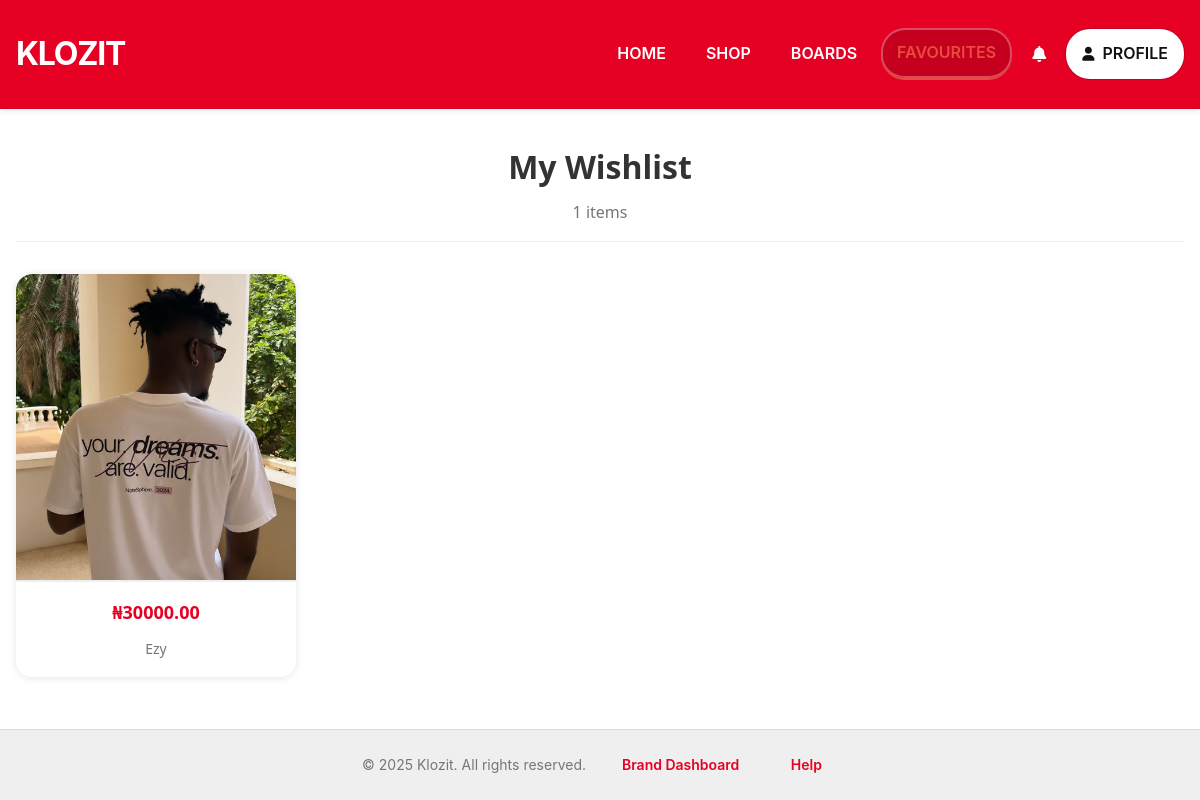
Page /wishlist/ (signed in) on the earlier database version.
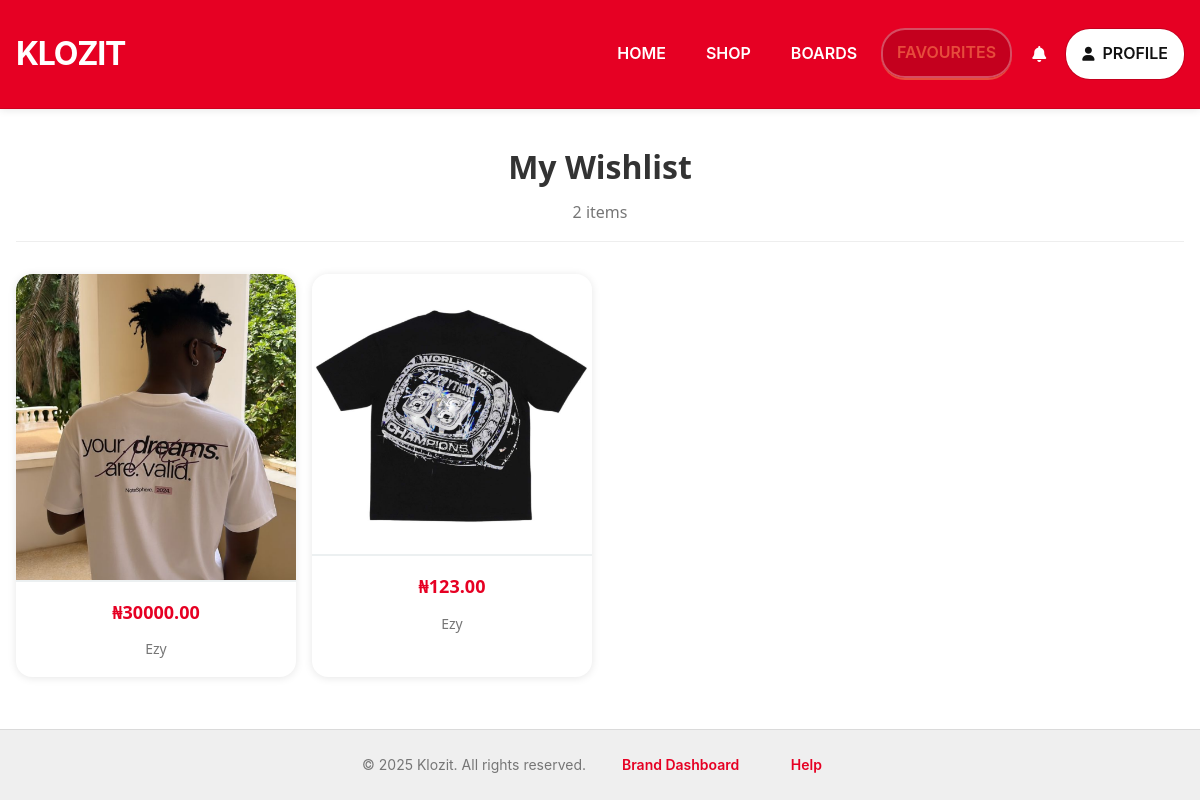
Same page on the later database version.
### products/models.py (models this page shows)
class Product(models.Model):
    COLOR_CHOICES = [
        ('red', 'Red'),
        ('blue', 'Blue'),
        ('green', 'Green'),
        ('yellow', 'Yellow'),
        ('black', 'Black'),
        ('white', 'White'),
        ('purple', 'Purple'),
        ('pink', 'Pink'),
        ('orange', 'Orange'),
        ('brown', 'Brown'),
        ('gray', 'Gray'),
        ('navy', 'Navy'),
        ('beige', 'Beige'),
        ('gold', 'Gold'),
        ('silver', 'Silver'),
    ]
    title = models.CharField(max_length=200)
    description = models.TextField()
    price = models.DecimalField(max_digits=10, decimal_places=2)
    image = models.ImageField(upload_to='products/')
    category = models.ForeignKey(Category, on_delete=models.SET_NULL, null=True)
    brand = models.ForeignKey(Brand, on_delete=models.SET_NULL, null=True)
    color = models.CharField(max_length=50, choices=COLOR_CHOICES, null=True, blank=True)
    created_at = models.DateTimeField(auto_now_add=True)
    wishlist_users = models.ManyToManyField(User, related_name='wishlist')
    is_trending = models.BooleanField(default=False)

class Brand(models.Model):
    name = models.CharField(max_length=100)
    website = models.URLField()
    is_approved = models.BooleanField(default=False)
    def __str__(self):
        return self.name

### accounts/views.py (the view)
# urls.py: path('wishlist/', views.favourite_products_view, name='favourites'),
@login_required
def favourite_products_view(request):
    favourite_products = request.user.customer.wishlist.all()
    context = {
        "favourite_products": favourite_products,
    }
    return render(request, "accounts/favourite_products.html", context)

### templates/accounts/favourite_products.html (shortened to what this page needs)
{% extends 'base.html' %} {% load static %} {% block content %}
<div class="products-container">
  <header class="wishlist-header">
    <h1>My Wishlist</h1>
    <p class="wishlist-count">{{ favourite_products.count }} items</p>
  </header>
  {% if favourite_products %}
  <div class="products-grid">
    {% for product in favourite_products %}
    <div class="product-pin" data-product-id="{{ product.id }}">
      {% if product.image %}
      <img
        src="{{ product.image.url }}"
        alt="{{ product.name }}"
        class="product-image"
        loading="lazy"
      />
      {% endif %}
      <div class="product-info">
        <div class="product-price">₦{{ product.price }}</div>
        <div class="product-brand">{{ product.brand|default:"Klozit" }}</div>
      </div>
    </div>
    {% endfor %}
  </div>
  {% endif %}
</div>
{% endblock %}

### templates/base.html (shortened to what this page needs)
{% load static %}
<!DOCTYPE html>
<html lang="en">
  <head>
    <link rel="stylesheet" href="{% static 'css/styles.css' %}" />
    <link
      rel="stylesheet"
      href="https://cdnjs.cloudflare.com/ajax/libs/font-awesome/6.0.0/css/all.min.css"
    />
  </head>
  <body>
    <nav class="main-nav">
      <div class="nav-container">
        <h1 class="logo">KLOZIT</h1>
        <div class="nav-links">
          <a
            href="{% url 'home' %}"
            class="nav-link {% if request.resolver_match.url_name == 'home' %}active{% endif %}"
            >HOME</a
          >
          <a
            href="{% url 'product_list' %}"
            class="nav-link {% if request.resolver_match.url_name == 'product_list' %}active{% endif %}"
            >SHOP</a
          >
          <a
            href="{% url 'boards' %}"
            class="nav-link {% if request.resolver_match.url_name == 'boards' %}active{% endif %}"
            >BOARDS</a
          >
          <a
            href="{% url 'favourites' %}"
            class="nav-link {% if request.resolver_match.url_name == 'favourites' %}active{% endif %}"
            >FAVOURITES</a
          >
          {% if user.is_authenticated %}
          <a
            href="{% url 'notifications' %}"
            class="nav-link notification-bell"
            id="notificationBell"
          >
            <i class="fas fa-bell"></i>
          </a>
          {% endif %}
          <a
            href="{% if user.is_authenticated %}{% url 'profile' %}{% else %}{% url 'login' %}?next={{ request.path }}{% endif %}"
            class="nav-link profile-link"
          >
            <i class="fas fa-user"></i>
            {% if user.is_authenticated %}PROFILE{% else %}SIGN IN{% endif %}
          </a>
        </div>
      </div>
    </nav>
    <main>
      {% block content %}{% endblock %}
    </main>
    <footer class="main-footer">
      <p>
        &copy; 2025 Klozit. All rights reserved.
        <a
          href="{% if user.is_authenticated %}{% url 'brand_dashboard' %}{% else %}{% url 'brand_rep_login' %}?next={{ request.path }}{% endif %}"
          class="footer-login-link"
        >
          {% if user.is_authenticated %}Brand Dashboard{% else %}Sign In as
          brand{% endif %}
        </a>
        <a href="{% url 'help' %}" class="footer-login-link">Help</a>
      </p>
    </footer>
  </body>
</html>

### static/css/styles.css (style rules this page uses)
:root { --primary-color: #2d3436; --accent-color: #e74c3c; --light-gray: #ecf0f1; --dark-gray: #636e72; }
* { margin: 0; padding: 0; box-sizing: border-box; }
body { font-family: 'Segoe UI', sans-serif; background-color: white; color: var(--primary-color); line-height: 1.6; }
.main-nav { background-color: white; box-shadow: 0 2px 10px rgba(0, 0, 0, 0.1); padding: 1rem 0; position: sticky; top: 0; z-index: 100; }
.nav-container { max-width: 1200px; margin: 0 auto; display: flex; justify-content: space-between; align-items: center; padding: 0 2rem; }
.logo { font-size: 1.8rem; font-weight: 700; letter-spacing: 2px; color: var(--primary-color); }
.nav-links { display: flex; gap: 2rem; }
.nav-link { text-decoration: none; color: var(--dark-gray); font-weight: 500; transition: color 0.3s ease; }
.nav-link.active { color: var(--accent-color); border-bottom: 2px solid var(--accent-color); }
.profile-link { margin-left: auto; display: flex; align-items: center; gap: 0.5rem; padding: 0.5rem 1rem; border-radius: 5px; background-color: var(--light-gray); }
.profile-link i { font-size: 1.2rem; }
.product-image { width: 100%; height: 300px; object-fit: cover; border-bottom: 2px solid var(--light-gray); }
.product-info { padding: 1.5rem; text-align: center; }
.product-price { color: var(--accent-color); font-weight: 700; font-size: 1.2rem; }
.main-footer { background-color: var(--primary-color); color: white; text-align: center; padding: 2rem; margin-top: 4rem; }
.products-container { max-width: 1200px; margin: 0 auto; padding: 2rem; }
.products-grid { display: grid; grid-template-columns: repeat(auto-fill, minmax(250px, 1fr)); gap: 1.5rem; }
.product-info { padding: 1rem; }
.wishlist-header { margin-bottom: 2rem; border-bottom: 1px solid #eee; padding-bottom: 1rem; }
.wishlist-header h1 { margin: 0; font-size: 2rem; color: #2c3e50; }
.wishlist-count { color: #7f8c8d; margin: 0.5rem 0 0; }
.product-image { width: 100%; height: 200px; object-fit: cover; }
.wishlist-header { text-align: center; margin-bottom: 30px; }
.wishlist-count { color: #666; font-size: 1.1rem; }
.products-grid { display: grid; grid-template-columns: repeat(auto-fill, minmax(250px, 1fr)); gap: 20px; }
.product-info { padding: 15px; }
.footer-login-link { margin-left: 10px; color: inherit; text-decoration: none; font-weight: bold; }

### templates/accounts/favourite_products.html (style rules this page uses)
.products-container { max-width: 1236px; margin: 0 auto; padding: 0 16px; }
.wishlist-header { text-align: center; margin: 32px 0; }
.wishlist-header h1 { font-size: 32px; font-weight: 600; color: #333; margin-bottom: 8px; }
.wishlist-count { font-size: 16px; color: #767676; }
.products-grid { columns: 236px; column-gap: 16px; margin: 24px 0; }
.product-pin { display: inline-block; width: 100%; margin-bottom: 16px; break-inside: avoid; background: white; border-radius: 16px; overflow: hidden; box-shadow: 0 1px 8px rgba(0, 0, 0, 0.1); transition: all 0.15s ease-out; position: relative; cursor: pointer; }
.product-image { width: 100%; height: auto; display: block; border-radius: 16px 16px 0 0; }
.product-info { padding: 16px; }
.product-price { font-size: 18px; font-weight: 700; color: #e60023; margin-bottom: 4px; }
.product-brand { font-size: 14px; color: #767676; font-weight: 500; }

Differences in the rows shown:
now on this page (row edited): Product: image (picture), price "123.00", brand "Ezy"
Other differences:
{{ favourite_products.count }}: "1" → "2"
